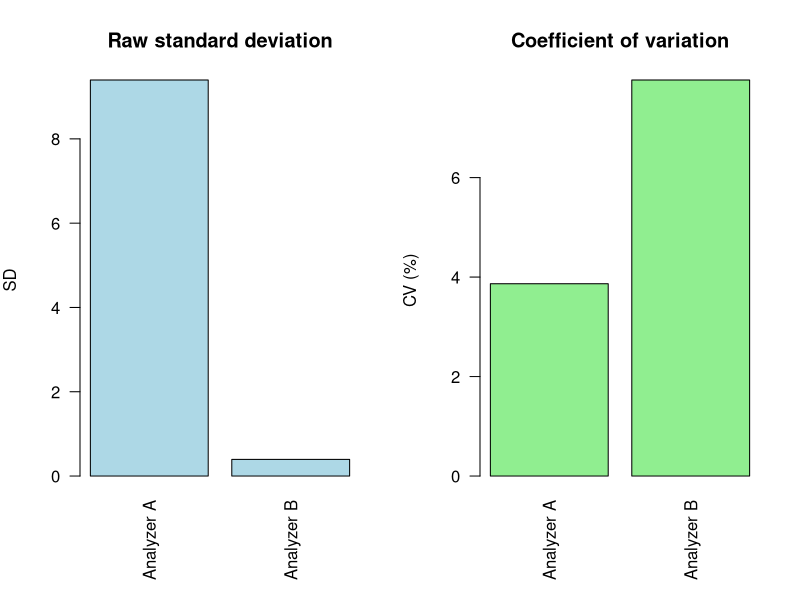

The R script that drew this image:
# Created by: Mahdi Akbarzadeh
# Purpose: Activity for coefficient of variation.
#
# Question:
# Can a smaller raw SD still correspond to larger relative variability?
#
# Key idea:
# CV = SD / Mean * 100. It compares variability relative to the mean.
#
# Data note:
# The teaching dataset is generated inside this script.
# No external data file is required.

set.seed(2026)

cat("Medical Biostatistics Lab - Activity 04\n")
cat("Topic: Coefficient of variation\n")
cat("Created by: Mahdi Akbarzadeh\n\n")

# ------------------------------------------------------------
# 1) Simulate repeated measurements from two laboratory analyzers
# ------------------------------------------------------------

analyzer_a <- round(rnorm(n = 12, mean = 250, sd = 12), 1)
analyzer_b <- round(rnorm(n = 12, mean = 5.0, sd = 0.35), 2)

# ------------------------------------------------------------
# 2) Compute mean, SD, and CV
# ------------------------------------------------------------

cv_percent <- function(x) {
  sd(x) / mean(x) * 100
}

summary_table <- rbind(
  data.frame(
    analyzer = "Analyzer A",
    mean = mean(analyzer_a),
    sd = sd(analyzer_a),
    cv_percent = cv_percent(analyzer_a)
  ),
  data.frame(
    analyzer = "Analyzer B",
    mean = mean(analyzer_b),
    sd = sd(analyzer_b),
    cv_percent = cv_percent(analyzer_b)
  )
)

cat("Summary table:\n")
print(summary_table)

# ------------------------------------------------------------
# 3) Create output folder and save the figure
# ------------------------------------------------------------

raw_sd <- summary_table$sd
names(raw_sd) <- summary_table$analyzer

cv_values <- summary_table$cv_percent
names(cv_values) <- summary_table$analyzer

output_dir <- file.path(getwd(), "activity_outputs")
if (!dir.exists(output_dir)) {
  dir.create(output_dir, recursive = TRUE)
}

output_file <- file.path(output_dir, "activity-04-coefficient-of-variation.png")

png(output_file, width = 1000, height = 520)
par(mfrow = c(1, 2), mar = c(6, 4, 4, 2))

barplot(
  raw_sd,
  main = "Raw standard deviation",
  ylab = "SD",
  col = "lightblue",
  las = 2
)

barplot(
  cv_values,
  main = "Coefficient of variation",
  ylab = "CV (%)",
  col = "lightgreen",
  las = 2
)

dev.off()

cat("\nFigure saved to:\n")
cat(normalizePath(output_file, mustWork = FALSE), "\n")

# ------------------------------------------------------------
# 4) Student interpretation task
# ------------------------------------------------------------

cat("\nStudent interpretation task:\n")
cat("1. Which analyzer has the smaller raw SD?\n")
cat("2. Which analyzer has the smaller CV?\n")
cat("3. Why can raw SD alone be misleading when measurement scales are different?\n")
